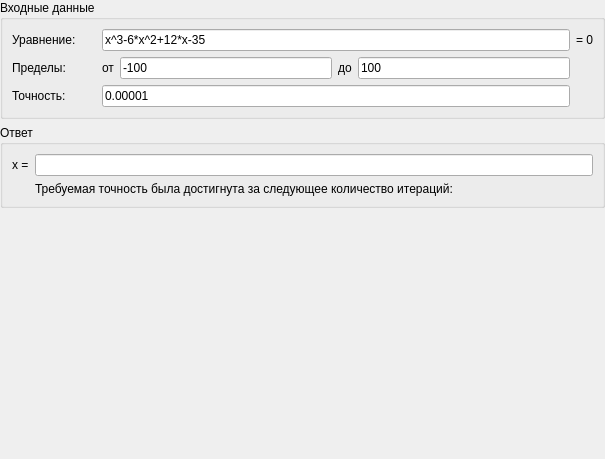
<?xml version="1.0" encoding="UTF-8"?>
<ui version="4.0">
 <class>NonlinearEquationsFrame</class>
 <widget class="QWidget" name="NonlinearEquationsFrame">
  <property name="enabled">
   <bool>true</bool>
  </property>
  <property name="geometry">
   <rect>
    <x>0</x>
    <y>0</y>
    <width>605</width>
    <height>459</height>
   </rect>
  </property>
  <property name="sizePolicy">
   <sizepolicy hsizetype="Preferred" vsizetype="Preferred">
    <horstretch>0</horstretch>
    <verstretch>0</verstretch>
   </sizepolicy>
  </property>
  <property name="minimumSize">
   <size>
    <width>0</width>
    <height>0</height>
   </size>
  </property>
  <property name="windowTitle">
   <string>Form</string>
  </property>
  <layout class="QGridLayout" name="gridLayout" columnstretch="0">
   <property name="sizeConstraint">
    <enum>QLayout::SetDefaultConstraint</enum>
   </property>
   <property name="leftMargin">
    <number>0</number>
   </property>
   <property name="topMargin">
    <number>0</number>
   </property>
   <property name="rightMargin">
    <number>0</number>
   </property>
   <property name="bottomMargin">
    <number>0</number>
   </property>
   <property name="verticalSpacing">
    <number>6</number>
   </property>
   <item row="0" column="0">
    <widget class="QGroupBox" name="inputGroupBox">
     <property name="sizePolicy">
      <sizepolicy hsizetype="Preferred" vsizetype="Fixed">
       <horstretch>0</horstretch>
       <verstretch>0</verstretch>
      </sizepolicy>
     </property>
     <property name="autoFillBackground">
      <bool>false</bool>
     </property>
     <property name="title">
      <string>Входные данные</string>
     </property>
     <layout class="QVBoxLayout" name="verticalLayout_2">
      <item>
       <layout class="QGridLayout" name="gridLayout_3">
        <property name="spacing">
         <number>6</number>
        </property>
        <item row="1" column="0">
         <widget class="QLabel" name="limitLabel">
          <property name="autoFillBackground">
           <bool>false</bool>
          </property>
          <property name="text">
           <string>Пределы:</string>
          </property>
         </widget>
        </item>
        <item row="0" column="0">
         <widget class="QLabel" name="equationLabel">
          <property name="autoFillBackground">
           <bool>false</bool>
          </property>
          <property name="text">
           <string>Уравнение:</string>
          </property>
         </widget>
        </item>
        <item row="1" column="4">
         <widget class="QLabel" name="aLabel">
          <property name="autoFillBackground">
           <bool>false</bool>
          </property>
          <property name="text">
           <string>до</string>
          </property>
         </widget>
        </item>
        <item row="3" column="0">
         <widget class="QLabel" name="iterationLabel">
          <property name="autoFillBackground">
           <bool>false</bool>
          </property>
          <property name="text">
           <string>Точность:</string>
          </property>
         </widget>
        </item>
        <item row="1" column="2">
         <widget class="QLabel" name="bLabel">
          <property name="autoFillBackground">
           <bool>false</bool>
          </property>
          <property name="text">
           <string>от</string>
          </property>
         </widget>
        </item>
        <item row="1" column="3">
         <widget class="QLineEdit" name="limitAEdit">
          <property name="autoFillBackground">
           <bool>false</bool>
          </property>
          <property name="text">
           <string>-100</string>
          </property>
          <property name="frame">
           <bool>true</bool>
          </property>
         </widget>
        </item>
        <item row="0" column="2" colspan="4">
         <widget class="QLineEdit" name="equationEdit">
          <property name="autoFillBackground">
           <bool>false</bool>
          </property>
          <property name="text">
           <string>x^3-6*x^2+12*x-35</string>
          </property>
          <property name="frame">
           <bool>true</bool>
          </property>
         </widget>
        </item>
        <item row="1" column="1">
         <spacer name="horizontalSpacer">
          <property name="orientation">
           <enum>Qt::Horizontal</enum>
          </property>
          <property name="sizeType">
           <enum>QSizePolicy::Fixed</enum>
          </property>
          <property name="sizeHint" stdset="0">
           <size>
            <width>20</width>
            <height>20</height>
           </size>
          </property>
         </spacer>
        </item>
        <item row="0" column="6">
         <widget class="QLabel" name="label_2">
          <property name="text">
           <string>= 0</string>
          </property>
         </widget>
        </item>
        <item row="1" column="5">
         <widget class="QLineEdit" name="limitBEdit">
          <property name="autoFillBackground">
           <bool>false</bool>
          </property>
          <property name="text">
           <string>100</string>
          </property>
          <property name="frame">
           <bool>true</bool>
          </property>
         </widget>
        </item>
        <item row="3" column="2" colspan="4">
         <widget class="QLineEdit" name="epsilonEdit">
          <property name="text">
           <string>0.00001</string>
          </property>
          <property name="maxLength">
           <number>13</number>
          </property>
         </widget>
        </item>
       </layout>
      </item>
     </layout>
    </widget>
   </item>
   <item row="2" column="0" alignment="Qt::AlignTop">
    <widget class="QGroupBox" name="outputGroupBox">
     <property name="sizePolicy">
      <sizepolicy hsizetype="Preferred" vsizetype="Fixed">
       <horstretch>0</horstretch>
       <verstretch>0</verstretch>
      </sizepolicy>
     </property>
     <property name="autoFillBackground">
      <bool>false</bool>
     </property>
     <property name="title">
      <string>Ответ</string>
     </property>
     <layout class="QGridLayout" name="gridLayout_2">
      <item row="0" column="2">
       <widget class="QLineEdit" name="answerEdit">
        <property name="autoFillBackground">
         <bool>false</bool>
        </property>
        <property name="frame">
         <bool>true</bool>
        </property>
        <property name="readOnly">
         <bool>true</bool>
        </property>
       </widget>
      </item>
      <item row="0" column="0">
       <widget class="QLabel" name="label">
        <property name="autoFillBackground">
         <bool>false</bool>
        </property>
        <property name="text">
         <string>x =</string>
        </property>
       </widget>
      </item>
      <item row="1" column="2">
       <widget class="QLabel" name="interationCountLabel">
        <property name="text">
         <string>Требуемая точность была достигнута за следующее количество итераций:</string>
        </property>
       </widget>
      </item>
     </layout>
    </widget>
   </item>
  </layout>
 </widget>
 <tabstops>
  <tabstop>limitAEdit</tabstop>
  <tabstop>limitBEdit</tabstop>
  <tabstop>answerEdit</tabstop>
 </tabstops>
 <resources/>
 <connections/>
</ui>
